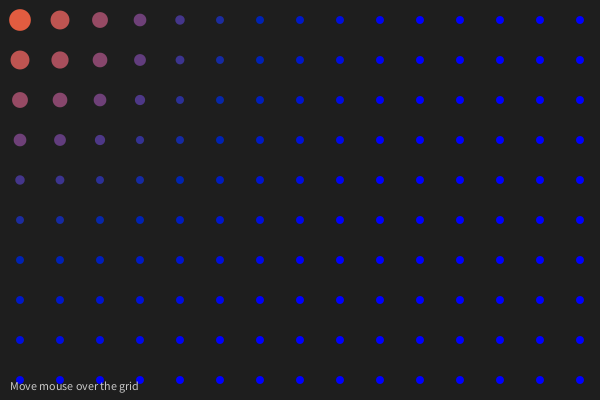
Frame 1 (no input)
Frame 60 (the mouse pressed at the canvas centre just before this capture): identical to frame 1, image omitted
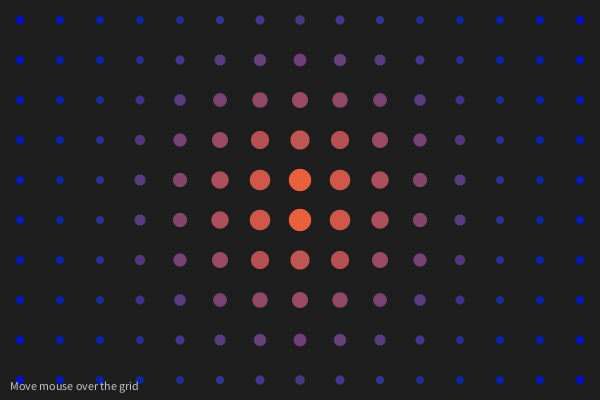
Frame 120 (the mouse held since frame 60 and released just before this capture)

The Processing sketch that drew these frames (run headless with seeded random() and noise(); from frame 60 on, the mouse is pressed at the canvas centre):

// Processing sketch: Day_3_Demo
// ── Day_3_Demo.pde
// Day 3 Demo - Nested Loops
// Interactive dot grid that responds to mouse proximity

// --- CUSTOM VARIABLES ---
int spacing = 40;
int dotSize = 8;

void setup() {
  size(600, 400);
}

void draw() {
  background(30);

  // --- DOT GRID ---
  for (int y = spacing / 2; y < height; y = y + spacing) {
    for (int x = spacing / 2; x < width; x = x + spacing) {

      // Distance from this dot to the mouse
      float d = dist(x, y, mouseX, mouseY);

      // Size grows when mouse is near
      float size = map(d, 0, 200, dotSize * 3, dotSize);
      size = constrain(size, dotSize, dotSize * 3);

      // Color shifts when mouse is near
      float r = map(d, 0, 200, 255, 50);
      float g = map(d, 0, 200, 100, 50);
      float b = map(d, 0, 200, 50, 150);

      fill(r, g, b);
      noStroke();
      circle(x, y, size);
    }
  }

  // --- INFO ---
  fill(200);
  textSize(12);
  text("Move mouse over the grid", 10, height - 10);
}
